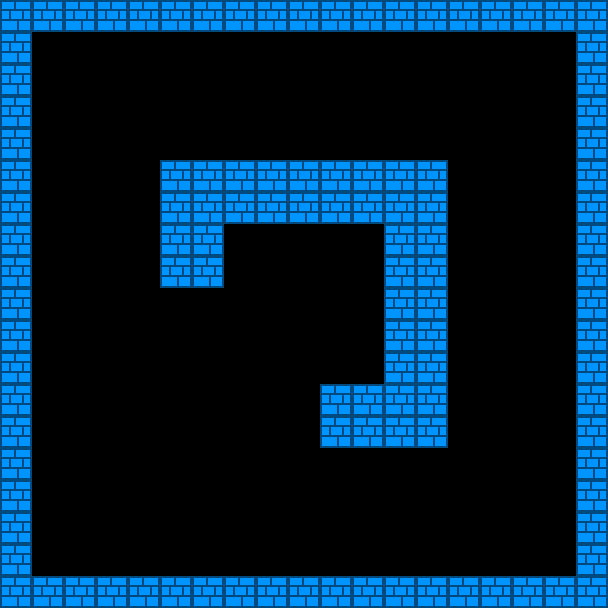

A 2D game scene composited from a Tiled map and its tileset images. What follows is a short description and the map's XML, with every tile layer's data as written:
An orthogonal 19x19 tile map with 32x32 px tiles, 1 tile layer (Tile Layer 1) and 28 objects.

<map version="1.4" tiledversion="1.4.3" orientation="orthogonal" renderorder="right-down" width="19" height="19" tilewidth="32" tileheight="32" infinite="0" nextlayerid="3" nextobjectid="33">
 <editorsettings>
  <export target="../dist/assets/rooms/room3.json" format="json" />
 </editorsettings>
 <tileset firstgid="1" name="OneBlock" tilewidth="32" tileheight="32" tilecount="1" columns="1">
  <properties>
   <property name="collides" type="bool" value="true" />
  </properties>
  <image source="../dist/assets/sprites/block.png" width="32" height="32" />
  <tile id="0">
   <properties>
    <property name="collides" type="bool" value="true" />
   </properties>
  </tile>
 </tileset>
 <layer id="1" name="Tile Layer 1" width="19" height="19">
  <data encoding="csv">
1,1,1,1,1,1,1,1,1,1,1,1,1,1,1,1,1,1,1,
1,0,0,0,0,0,0,0,0,0,0,0,0,0,0,0,0,0,1,
1,0,0,0,0,0,0,0,0,0,0,0,0,0,0,0,0,0,1,
1,0,0,0,0,0,0,0,0,0,0,0,0,0,0,0,0,0,1,
1,0,0,0,0,0,0,0,0,0,0,0,0,0,0,0,0,0,1,
1,0,0,0,0,1,1,1,1,1,1,1,1,1,0,0,0,0,1,
1,0,0,0,0,1,1,1,1,1,1,1,1,1,0,0,0,0,1,
1,0,0,0,0,1,1,0,0,0,0,0,1,1,0,0,0,0,1,
1,0,0,0,0,1,1,0,0,0,0,0,1,1,0,0,0,0,1,
1,0,0,0,0,0,0,0,0,0,0,0,1,1,0,0,0,0,1,
1,0,0,0,0,0,0,0,0,0,0,0,1,1,0,0,0,0,1,
1,0,0,0,0,0,0,0,0,0,0,0,1,1,0,0,0,0,1,
1,0,0,0,0,0,0,0,0,0,1,1,1,1,0,0,0,0,1,
1,0,0,0,0,0,0,0,0,0,1,1,1,1,0,0,0,0,1,
1,0,0,0,0,0,0,0,0,0,0,0,0,0,0,0,0,0,1,
1,0,0,0,0,0,0,0,0,0,0,0,0,0,0,0,0,0,1,
1,0,0,0,0,0,0,0,0,0,0,0,0,0,0,0,0,0,1,
1,0,0,0,0,0,0,0,0,0,0,0,0,0,0,0,0,0,1,
1,1,1,1,1,1,1,1,1,1,1,1,1,1,1,1,1,1,1
</data>
 </layer>
 <objectgroup id="2" name="navmesh">
  <object id="2" x="240" y="224" width="144" height="144" />
  <object id="4" x="144" y="304" width="96" height="64" />
  <object id="5" x="240" y="368" width="64" height="96" />
  <object id="6" x="144" y="368" width="96" height="96" />
  <object id="7" x="32" y="304" width="112" height="64" />
  <object id="8" x="32" y="256" width="112" height="48" />
  <object id="9" x="304" y="464" width="48" height="112" />
  <object id="10" x="240" y="464" width="64" height="112" />
  <object id="11" x="144" y="464" width="96" height="112" />
  <object id="12" x="32" y="368" width="112" height="96" />
  <object id="13" x="32" y="464" width="112" height="112" />
  <object id="14" x="352" y="464" width="64" height="112" />
  <object id="16" x="32" y="192" width="112" height="64" />
  <object id="17" x="32" y="144" width="112" height="48" />
  <object id="18" x="32" y="32" width="112" height="112" />
  <object id="19" x="144" y="32" width="48" height="112" />
  <object id="21" x="192" y="32" width="96" height="112" />
  <object id="22" x="288" y="32" width="96" height="112" />
  <object id="23" x="384" y="32" width="80" height="112" />
  <object id="24" x="464" y="32" width="112" height="112" />
  <object id="25" x="464" y="144" width="112" height="48" />
  <object id="26" x="464" y="192" width="112" height="96" />
  <object id="27" x="464" y="288" width="112" height="96" />
  <object id="28" x="464" y="384" width="112" height="48" />
  <object id="29" x="416" y="464" width="48" height="112" />
  <object id="30" x="464" y="464" width="112" height="112" />
  <object id="31" x="464" y="432" width="112" height="32" />
  <object id="32" x="-32" y="56" />
 </objectgroup>
</map>